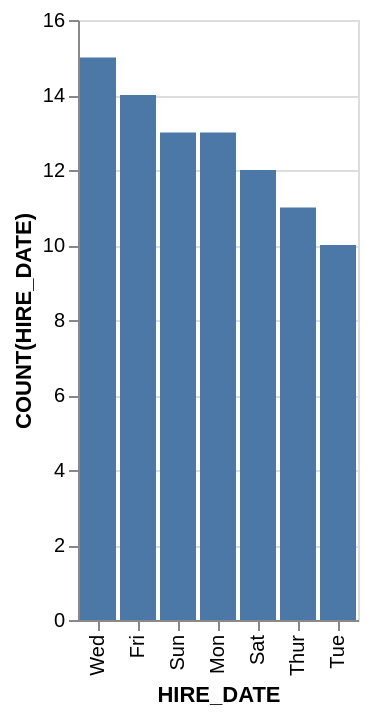

The specification (Vega-Lite) saved for this image:
### Vega-Lite specification from a JSON file in a GitHub repository (floating-point values rounded to 4 significant figures)
{"data": {"values": [{"x_data": "Wed", "y_data": 15}, {"x_data": "Fri", "y_data": 14}, {"x_data": "Sun", "y_data": 13}, {"x_data": "Mon", "y_data": 13}, {"x_data": "Sat", "y_data": 12}, {"x_data": "Thur", "y_data": 11}, {"x_data": "Tue", "y_data": 10}]}, "mark": "bar", "encoding": {"x": {"field": "x_data", "type": "nominal", "title": "HIRE_DATE", "sort": {"op": "sum", "field": "y_data", "order": "descending"}}, "y": {"field": "y_data", "type": "quantitative", "title": "COUNT(HIRE_DATE)"}}}
